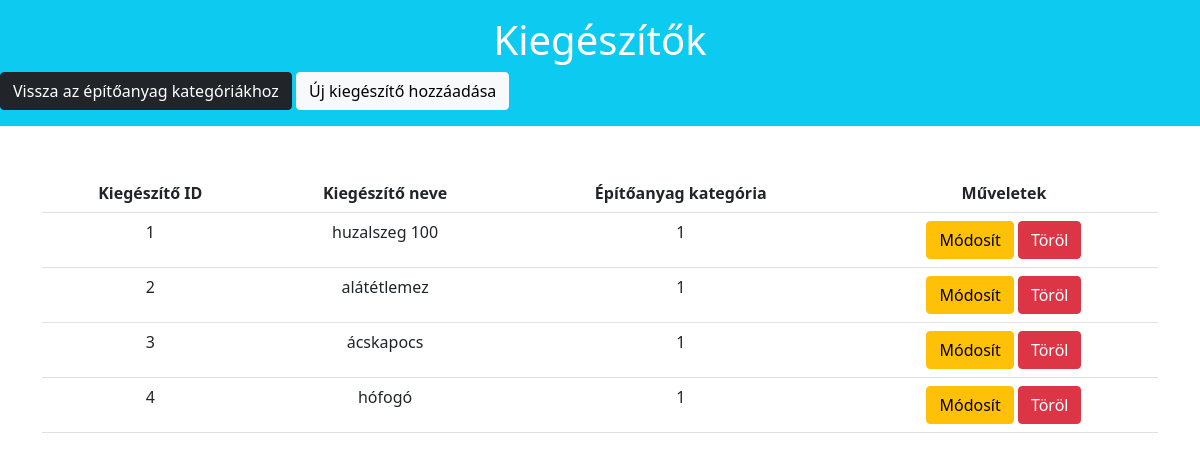
/Login/app/index.php?controller=accessory&action=list (signed in), run on the app's committed database.
### tables this page shows
CREATE TABLE `accessory` (
  `accessoryID` int(11) NOT NULL,
  `accessoryName` varchar(45) NOT NULL,
  `materialID` int(11) NOT NULL
);

### Login/app/controller/AccessoryController.php (called while the page is built, shortened)
<?php
require_once('model\AccessoryDao.php');
  class AccessoryController {
     public function load($view, $data=[]){
        extract($data);
        include("view/accessory/{$view}.php");
        return $data;
     }
    public function listAllAccessory(){
        $accessoryDaoObj = new AccessoryDao();
        $accessories = $accessoryDaoObj->getAllAccessory();
        return $this->load('list', [
          'accessories' => $accessories,
        ]);
    }
}
?>

### Login/app/model/AccessoryDao.php (called while the page is built, shortened)
<?php
  class AccessoryDao {
     public function getAllAccessory(){
        $dbObj = new Db();
        $conn = $dbObj->getConnection();
        $statement = $conn->prepare("SELECT * FROM accessory ORDER BY accessoryID");
        $statement->setFetchMode(\PDO::FETCH_OBJ);
        $statement->execute();
         $data = $statement->fetchAll();
        return $data;
     }
  }
?>

### Login/app/view/accessory/list.php (the view)
<div class="row">
    <div class="jumbotron bg-info text-white pt-3 pb-3">
        <h1 class="display3 text-center">Kiegészítők</h1>
        <a href="index.php" class="btn btn-dark">Vissza az építőanyag kategóriákhoz</a>
        <a href="index.php?controller=accessory&action=create" class="btn btn-light text-blue">Új kiegészítő hozzáadása</a>
    </div>
</div>
<div class="container">
    <table class="table table-hover mt-5 text-center">
        <tr>
            <th>Kiegészítő ID</th>
            <th>Kiegészítő neve</th>
            <th>Építőanyag kategória</th>
            <th>Műveletek</th>
        </tr>
        <?php
            foreach ($accessories as $accessory) {
               echo "<tr>";
                    echo "<td>" .$accessory->accessoryID . "</td>";
                    echo "<td>" .$accessory->accessoryName . "</td>";
                    echo"<td>" .$accessory->materialID . "</td>";
                    echo "<td>";
                    echo "<a class='btn btn-warning' href='index.php?controller=accessory&action=edit&accessoryID=$accessory->accessoryID'> Módosít </a> ";
                    echo "<a class='btn btn-danger' href='index.php?controller=accessory&action=delete&accessoryID=$accessory->accessoryID'> Töröl </a>";
                    echo "</td>";
               echo "</tr>";
            }
        ?>
    </table>
        </div>

### data on the page
accessory: accessoryID "1", accessoryName "huzalszeg 100", materialID "1"
accessory: accessoryID "2", accessoryName "alátétlemez", materialID "1"
accessory: accessoryID "3", accessoryName "ácskapocs", materialID "1"
accessory: accessoryID "4", accessoryName "hófogó", materialID "1"
